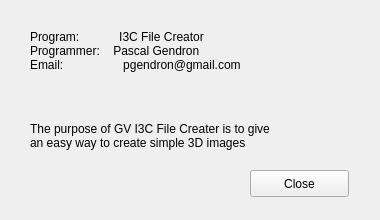
<?xml version="1.0" encoding="UTF-8"?>
<ui version="4.0">
 <class>AboutUs</class>
 <widget class="QWidget" name="AboutUs">
  <property name="geometry">
   <rect>
    <x>0</x>
    <y>0</y>
    <width>380</width>
    <height>220</height>
   </rect>
  </property>
  <property name="sizePolicy">
   <sizepolicy hsizetype="Preferred" vsizetype="Preferred">
    <horstretch>0</horstretch>
    <verstretch>0</verstretch>
   </sizepolicy>
  </property>
  <property name="windowTitle">
   <string>About Us</string>
  </property>
  <widget class="QLabel" name="label">
   <property name="geometry">
    <rect>
     <x>30</x>
     <y>20</y>
     <width>261</width>
     <height>61</height>
    </rect>
   </property>
   <property name="text">
    <string>Program:            I3C File Creator
Programmer:    Pascal Gendron
Email:                  pgendron@gmail.com</string>
   </property>
  </widget>
  <widget class="QLabel" name="label_2">
   <property name="geometry">
    <rect>
     <x>30</x>
     <y>110</y>
     <width>321</width>
     <height>51</height>
    </rect>
   </property>
   <property name="text">
    <string>The purpose of GV I3C File Creater is to give
an easy way to create simple 3D images</string>
   </property>
   <property name="textFormat">
    <enum>Qt::AutoText</enum>
   </property>
   <property name="alignment">
    <set>Qt::AlignJustify|Qt::AlignVCenter</set>
   </property>
  </widget>
  <widget class="QLabel" name="label_3">
   <property name="geometry">
    <rect>
     <x>280</x>
     <y>20</y>
     <width>67</width>
     <height>61</height>
    </rect>
   </property>
   <property name="text">
    <string/>
   </property>
   <property name="pixmap">
    <pixmap>../ressources/GVisionLogo.png</pixmap>
   </property>
   <property name="scaledContents">
    <bool>true</bool>
   </property>
  </widget>
  <widget class="QPushButton" name="pushButton">
   <property name="geometry">
    <rect>
     <x>250</x>
     <y>170</y>
     <width>99</width>
     <height>27</height>
    </rect>
   </property>
   <property name="text">
    <string>Close</string>
   </property>
  </widget>
 </widget>
 <resources/>
 <connections>
  <connection>
   <sender>pushButton</sender>
   <signal>clicked()</signal>
   <receiver>AboutUs</receiver>
   <slot>close()</slot>
   <hints>
    <hint type="sourcelabel">
     <x>309</x>
     <y>173</y>
    </hint>
    <hint type="destinationlabel">
     <x>189</x>
     <y>98</y>
    </hint>
   </hints>
  </connection>
 </connections>
</ui>
